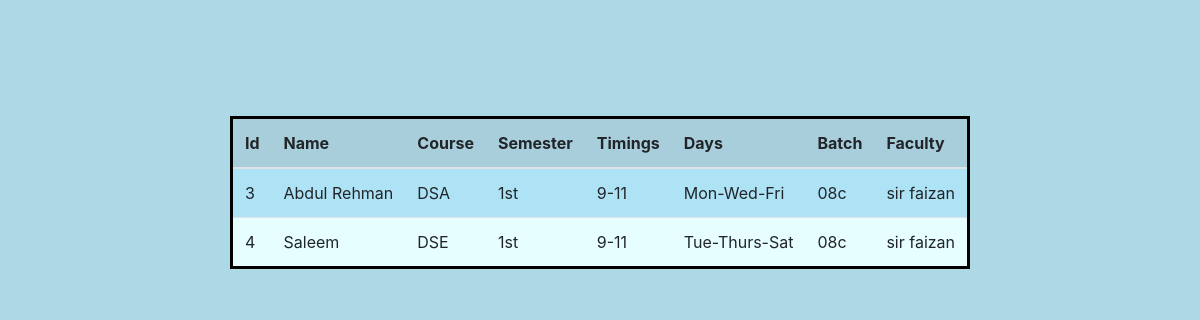
The page / on the database its author committed.
### tables this page shows
CREATE TABLE `studenttb` (
  `studentid` int(11) NOT NULL,
  `studentname` varchar(55) NOT NULL,
  `studentcourse` varchar(55) NOT NULL,
  `studentsemester` varchar(55) NOT NULL,
  `studenttimings` varchar(55) NOT NULL,
  `studentdays` varchar(55) NOT NULL,
  `studentbatch` varchar(55) NOT NULL,
  `facultyname` varchar(55) NOT NULL
);

### index.php (the view, shortened to what this page needs)
<!DOCTYPE html>
<html lang="en">
<head>
    <link rel="stylesheet" href="https://cdn.jsdelivr.net/npm/bootstrap@4.6.1/dist/css/bootstrap.min.css">
</head>
<body>
<?php
include('db.php');
$query = "select * from studenttb";
$row = mysqli_query($con,$query);
$totalrow = mysqli_num_rows($row);
if ($totalrow != 0)
	{
?>
    <div class="container">
<table class="table">
  <thead>
    <tr>
      <th scope="col">Id</th>
      <th scope="col">Name</th>
      <th scope="col">Course</th>
      <th scope="col">Semester</th>
      <th scope="col">Timings</th>
      <th scope="col">Days</th>
      <th scope="col">Batch</th>
      <th scope="col">Faculty</th>
    </tr>
  </thead>
  <tbody>
<?php
		while($data = mysqli_fetch_assoc($row))
		{
			echo "<tr>
      <td scope='col'>". $data["studentid"]."</td>
      <td scope='col'>". $data["studentname"]."</td>
      <td scope='col'>". $data["studentcourse"]."</td>
      <td scope='col'>". $data["studentsemester"]."</td>
      <td scope='col'>". $data["studenttimings"]."</td>
      <td scope='col'>". $data["studentdays"]."</td>
      <td scope='col'>". $data["studentbatch"]."</td>
      <td scope='col'>". $data["facultyname"]."</td>
          </tr>"
            ;
			}
		}
		else
		{
			echo"No Records Found";
			}
?>
</tbody>
</table>
</div>
</body>
</html>

### db.php (shortened to what this page needs)
<!doctype html>
<html>
<head>
</head>
<body>
</body>
</html>

### index.php (style rules this page uses)
body { display: grid; justify-content: center; align-items: center; height: 50vh; background-color: lightblue; }
thead tr { background-color: #a9cedb }
tbody tr:nth-child(odd) { background-color: #aee2f5 }
tbody tr:nth-child(even) { background-color: #e6feff }
table { border: 3px solid black; }

### rows shown on the page
studenttb: studentid "3", studentname "Abdul Rehman", studentcourse "DSA", studentsemester "1st", studenttimings "9-11", studentdays "Mon-Wed-Fri", studentbatch "08c", facultyname "sir faizan"
studenttb: studentid "4", studentname "Saleem", studentcourse "DSE", studentsemester "1st", studenttimings "9-11", studentdays "Tue-Thurs-Sat", studentbatch "08c", facultyname "sir faizan"
